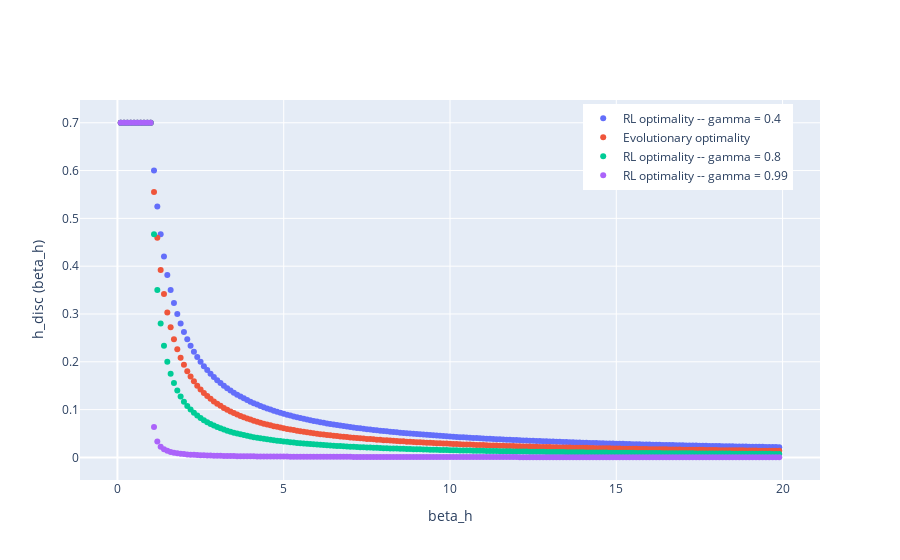

Notebook cell for this chart:
### Code cell
fig = go.Figure()
fig.add_trace(go.Scatter(x=[birth_h/10 for birth_h in range(1, 200)], y=rl_h_vec40,
                    mode='markers',
                    name = 'RL optimality -- gamma = 0.4'))
fig.add_trace(go.Scatter(x=[birth_h/10 for birth_h in range(1, 200)], y=lyapunov_h_vec,
                    mode='markers',
                    name = 'Evolutionary optimality'))
fig.add_trace(go.Scatter(x=[birth_h/10 for birth_h in range(1, 200)], y=rl_h_vec80,
                    mode='markers',
                    name = 'RL optimality -- gamma = 0.8'))
fig.add_trace(go.Scatter(x=[birth_h/10 for birth_h in range(1, 200)], y=rl_h_vec99,
                    mode='markers',
                    name = 'RL optimality -- gamma = 0.99'))



fig.update_layout(legend=dict(
    yanchor="top",
    y=0.99,
    xanchor="left",
    x=0.68
))

fig.update_layout(xaxis_title = "beta_h", yaxis_title = "h_disc (beta_h)")

fig.show()

### Figure 1 — Plotly figure (JSON) as saved in the notebook; plotly's stock layout.template omitted (floating-point values rounded to 4 significant figures; data arrays with more than 128 entries replaced by an {"elided": "..."} marker saying what was removed)
{"data": [{"mode": "markers", "name": "RL optimality -- gamma = 0.4", "type": "scatter", "x": {"elided": "199 float values"}, "y": {"elided": "199 float values"}}, {"mode": "markers", "name": "Evolutionary optimality", "type": "scatter", "x": {"elided": "199 float values"}, "y": {"elided": "199 float values"}}, {"mode": "markers", "name": "RL optimality -- gamma = 0.8", "type": "scatter", "x": {"elided": "199 float values"}, "y": {"elided": "199 float values"}}, {"mode": "markers", "name": "RL optimality -- gamma = 0.99", "type": "scatter", "x": {"elided": "199 float values"}, "y": {"elided": "199 float values"}}], "layout": {"legend": {"x": 0.68, "xanchor": "left", "y": 0.99, "yanchor": "top"}, "xaxis": {"title": {"text": "beta_h"}}, "yaxis": {"title": {"text": "h_disc (beta_h)"}}}}
